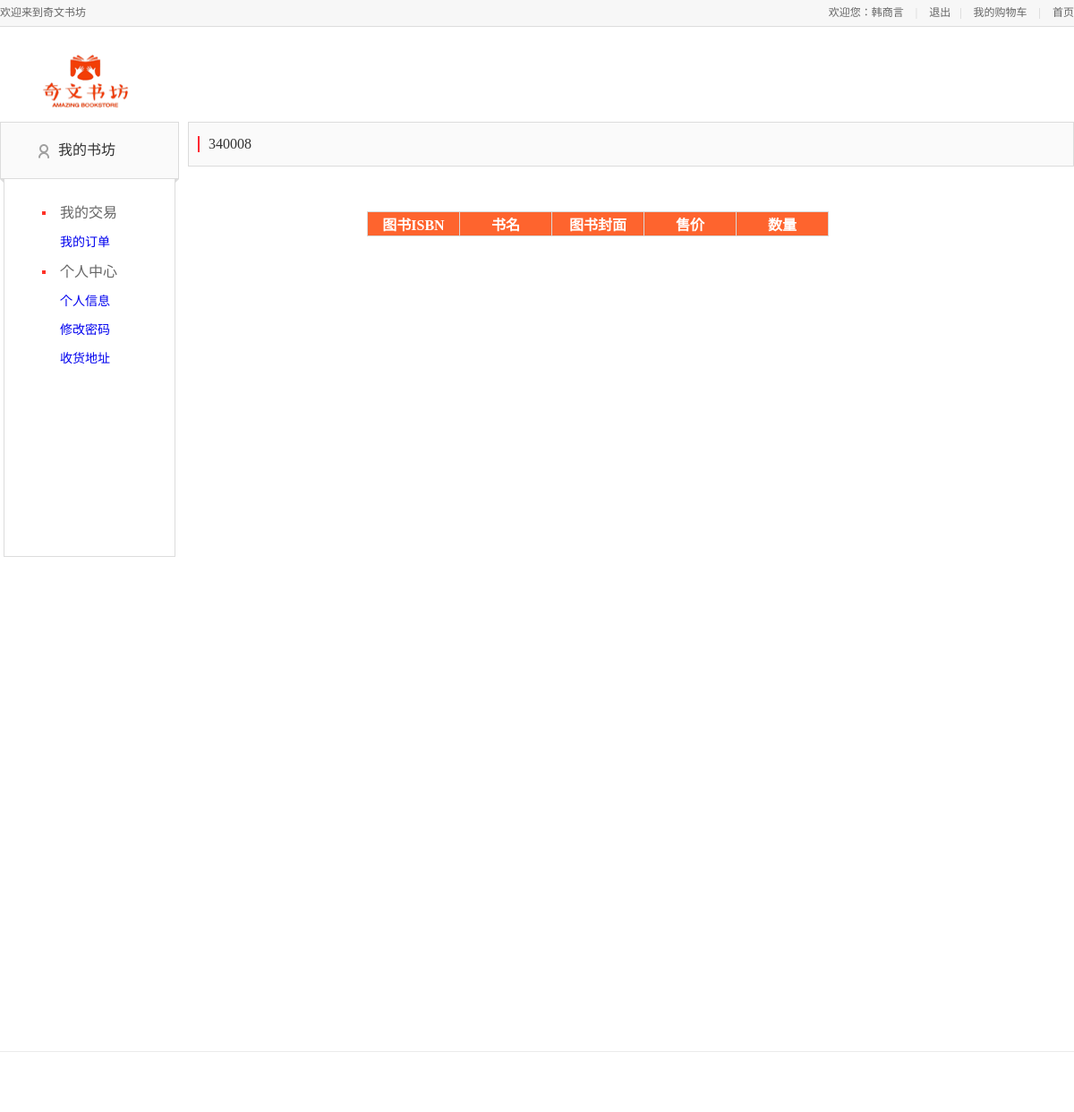
Page /用户界面/orderdetail.php?id=340008 (signed in) on the earlier database version.
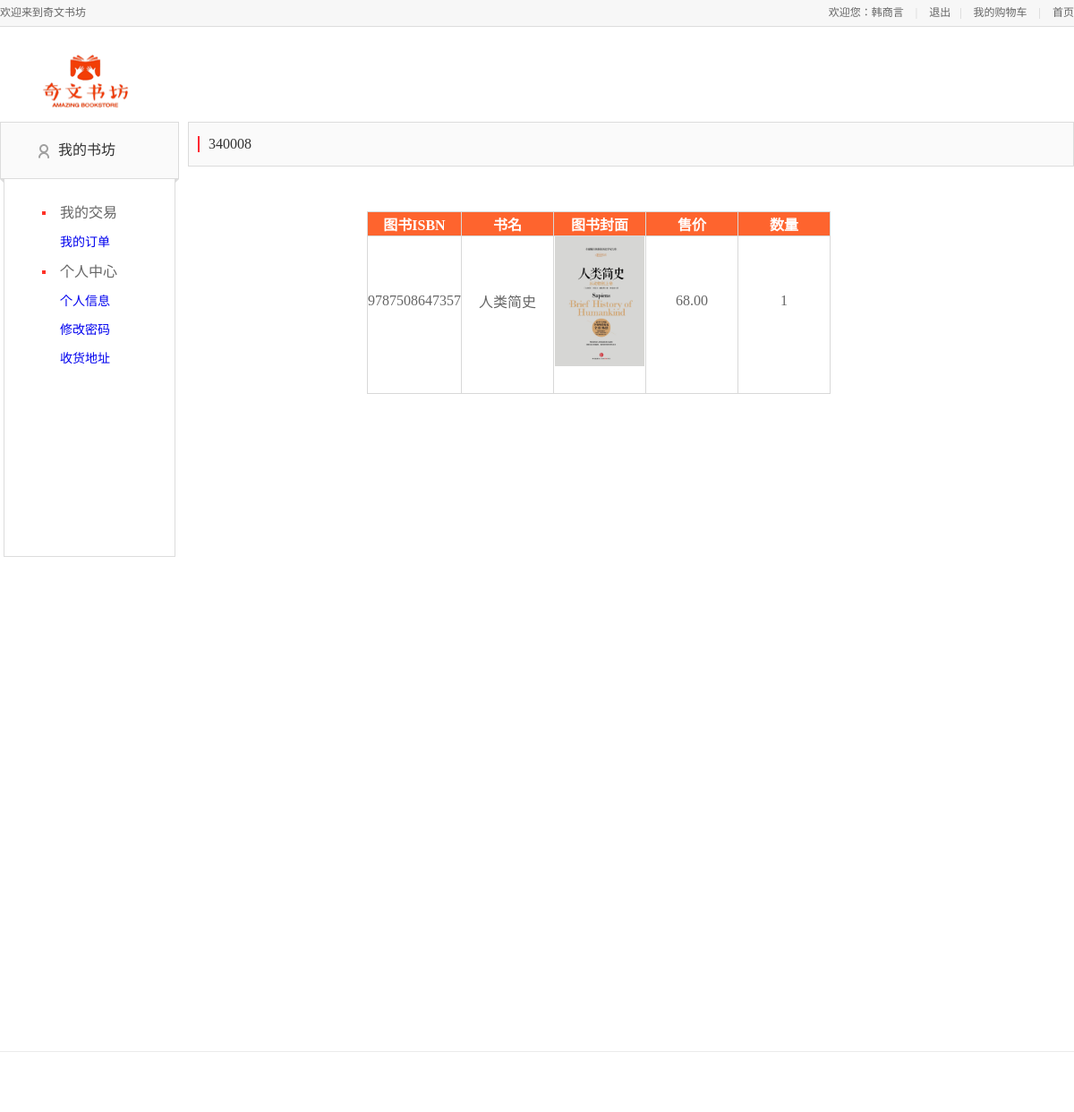
Same page on the later database version.
### tables this page shows
CREATE TABLE `order_details` (
  `order_id` char(6) NOT NULL,
  `book_id` char(13) NOT NULL,
  `book_num` tinyint(4) DEFAULT NULL,
  PRIMARY KEY (`order_id`,`book_id`)
);

CREATE TABLE `book_info` (
  `book_id` char(13) NOT NULL,
  `book_name` varchar(40) DEFAULT NULL,
  `book_picture` varchar(20) DEFAULT NULL,
  `book_publisher` varchar(40) DEFAULT NULL,
  `book_type` varchar(20) DEFAULT NULL,
  `book_purchase_price` decimal(9,2) DEFAULT NULL,
  `book_sale_price` decimal(9,2) DEFAULT NULL,
  `CH_intro` text,
  `ENG_intro` text,
  `book_grade` float DEFAULT NULL,
  PRIMARY KEY (`book_id`)
);

### 用户界面/db.php (called while the page is built)
<?php
$servername = "localhost";
$username = "root";
$password = "";
$dbname = "bookstore";
$conn = new mysqli($servername, $username, $password, $dbname);
mysqli_query($conn,"set names 'UTF8'");
function sql($table, $field = '*', $where = '')
{
    global $conn;
    $sql = 'select' . ' ' . $field . ' ' . 'from' . ' ' . $table . ' where ' . $where;
    $data=mysqli_fetch_assoc($conn->query($sql));
    return $data;
}
?>

### 用户界面/orderdetail.php (the view, shortened to what this page needs)
<html>
<head>
    <link rel="stylesheet" type="text/css" href="/css/base.css">
    <link rel="stylesheet" type="text/css" href="css/base_1.css">
    <link rel="stylesheet" type="text/css" href="css/address.css">
    <link rel="stylesheet" type="text/css" href="css/main.css">
    <link rel="stylesheet" type="text/css" href="css/reset.css">
    <link rel="stylesheet" type="text/css" href="css/foot.css">
</head>
<body>
<div class="header_con">
    <div class="header">
        <div class="welcome fl">欢迎来到奇文书坊</div>
        <div class="fr">
            <div class="login_btn fl">
                <?php
                if(empty($_SESSION['user_name']))
                    echo "<script>alert('请先登录！');window.location.href='index.php';</script>";
                else
                    echo'欢迎您：'.$_SESSION['user_name'];
                ?>
                <span>|</span>
                <a href="logout.php">退出</a>
            </div>
            <div class="user_link fl">
                <span>|</span>
                <a href="ShowCart.php">我的购物车</a>
                <span>|</span>
                <a href="index.php">首页</a>
            </div>
        </div>
    </div>
</div>
<div class="mydang">
    <div class="head">
        <a class="logo" href="index.php">
            <img src="images/logo1.png" alt="">
        </a>
    </div>
    <div class="my_left">
        <div class="my_menu">
            <h3 class="my_menu_title">
                <a href="#" id="J_myhomeBtn">我的书坊</a>
            </h3>
            <dl>
                <dt id="class600" name="orders">我的交易</dt>
                <dd>
                    <a href="checkorder.php">我的订单</a>
                </dd>
                <dt id="class640" name="personalinformation">个人中心</dt>
                <dd>
                    <a href="personalinfo.php" id="a_personal">个人信息</a>
                </dd>
                <dd>
                    <a href="editpwd.php" id="a_eidpwd">修改密码</a>
                </dd>
                <dd>
                    <a href="address.php" id="a_adress">收货地址</a>
                </dd>
            </dl>
        </div>
    </div>
    <div class="my_main">
        <div class="my_title">
            <span class="title"><?PHP
                include "db.php";
                $order_id=$_GET['id'];
                echo $order_id;
                ?>
                </span>
        </div>
        <div class="shadow_box">
            <form  id='reFrom' action=""  method="post">
                </head>
                <div class="table-con">
                    <table align="left">
                        <tr>
                            <th width=100 >图书ISBN</th>
                            <th width=100>书名</th>
                            <th width=100>图书封面</th>
                            <th width=100>售价</th>
                            <th width=100>数量</th>
                        </tr>
                        <?php
                        $r=mysqli_query($conn,"SELECT*from order_details where order_id = '$order_id'");
                        while ($row=mysqli_fetch_array($r)) {
                            $id=$row['book_id'];
                            $r1=sql('book_info', '*', "book_id = '$id'");
                            ?>
                            <tr>
                                <td><?php echo $r1["book_id"] ?></td>
                                <td><?php echo $r1["book_name"]?></td>
                                <td><img src=<?php echo $r1["book_picture"]?> width=100px></td>
                                <td><?php echo $r1["book_sale_price"]?></td>
                                <td><?php echo $row["book_num"]?></td>
                            </tr>
                            <?php
                        }
                        ?>
                    </table>
                </div>
            </form>
        </div>
    </div>
</div>
<div class="footer_nav_box">
</div>
</body>
</html>

### CSS/base.css (style rules this page uses)
body, button, ul, li, ol, p, dl, dd, h1, h2, h3, h4, h5, h6, img, iframe, form, input { margin: 0; padding: 0; list-style-type: none; border: 0; }
a { text-decoration: none; }
img { border: none; }
body { background: #ffffff; }

### CSS/base_1.css (style rules this page uses)
body, button, ul, li, ol, p, dl, dd, h1, h2, h3, h4, h5, h6, img, iframe, form, input { margin: 0; padding: 0; list-style-type: none; border: 0; }
body { font-size: 12px; color: #404040; font-family: 'Microsoft YaHei'; background-color:#fff; }
.mydang { width: 1200px; height: 1084px; margin: 10px auto 50px; overflow: hidden; }
.mydang .head { margin: 8px auto 8px; height: 80px; }
.mydang .head img { width: 130px; height: 80px; float: left; margin: 0px 0 0 30px; }
.my_left { width: 200px; height: 800px; float: left; }
.my_menu { background: url("../../static/images/my_menu_title_bg.png") 0 63px no-repeat; }
.my_menu .my_menu_title { height: 62px; line-height: 62px; margin-bottom: 6px; font-size: 16px; background: url("../../static/images/icon_menu.png") 42px 24px no-repeat #fafafa; border: 1px solid #dcdcdc; border-bottom: none 0; padding-left: 64px; font-weight: normal; }
.my_menu .my_menu_title a { color: #323232; }
.my_menu dl { border: 1px solid #dcdcdc; border-top: none 0; width: 148px; height: 400px; margin: 0 auto; padding: 16px 0 0 42px; }
.my_menu dt { margin: 8px 0; line-height: 18px; font-size: 16px; padding-left: 20px; background: url("../images/icon_menu.png") 0 -35px no-repeat; }
.my_menu dd { line-height: 32px; padding-left: 20px; font-size: 14px; }

### CSS/address.css (style rules this page uses)
.my_main { width: 990px; padding: 0 0 0 10px; height: 600px; float: left; display: block; }
.my_title { height: 48px; line-height: 48px; background: #fafafa; border: 1px solid #dcdcdc; overflow: hidden; }
.my_title .title { margin: 15px 0 15px 10px; padding: 0 0 0 10px; font-size: 16px; color: #323232; line-height: 18px; border-left: 2px solid #ff2832; display: inline-block; }
.shadow_box { width: 1410px; height: 700px; margin-bottom: 10px; position: relative; display: inline-block; }
.shadow_box table { top: 0px; position: relative; left: 200px; }
.shadow_box table td { padding: 0 0 30px; position: relative; }

### CSS/main.css (style rules this page uses)
body { font-family:'Microsoft Yahei';font-size:12px;color:#666; }
html,body { height:100% }
.header_con { background-color:#f7f7f7; height:29px; border-bottom:1px solid #dddddd }
.header { width:1200px; height:29px; margin:0 auto; }
.welcome,.login_info,.login_btn,.user_link { line-height:29px; }
.login_btn a,.user_link a { color:#666; }
.login_btn span,.user_link span { color:#cecece; margin:0 10px; }

### CSS/foot.css (style rules this page uses)
.footer_nav_box { border-top: 1px solid #ebebeb; width:100%; min-width: 960px; padding: 17px 0 50px; }
.footer_nav_box a,.footer_nav_box { color: #8c8c8c; font-size: 12px; text-decoration: none; }

### 用户界面/orderdetail.php (style rules this page uses)
.table-con th { background-color: #FE642E; color: #FFFFFF; }
table { background-color: #FFFFFF; border-collapse: collapse; vertical-align: center; height: auto; margin-top: 50px; }
table,th,td { border:1px solid #D8D8D8; }
td { text-align: center; vertical-align: middle; }

Differences in the rows shown:
added order_details: book.book_id "9787508647357", book.book_name "人类简史", book.book_picture (picture), book.book_sale_price "68.00", book_num "1"
